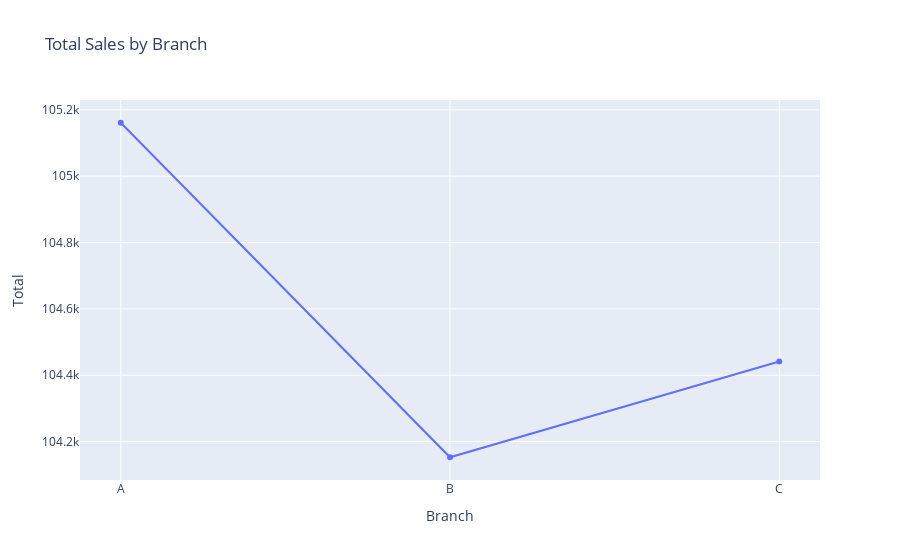

The code cell stored with this chart in its notebook:
### Markdown cell above
#### Branch vs Total

### Code cell
branch_total=df_filter.groupby("Branch")["Total"].sum().reset_index()
print(branch_total)
fig = px.line(branch_total, x="Branch", y="Total",markers = True, title="Total Sales by Branch")

# Show the plot
fig.show()

### Figure 1 — Plotly figure (JSON) as saved in the notebook; plotly's stock layout.template omitted (floating-point values rounded to 4 significant figures)
{"data": [{"hovertemplate": "Branch=%{x}<br>Total=%{y}<extra></extra>", "legendgroup": "", "line": {"color": "#636efa", "dash": "solid"}, "marker": {"symbol": "circle"}, "mode": "markers+lines", "name": "", "orientation": "v", "showlegend": false, "type": "scatter", "x": ["A", "B", "C"], "xaxis": "x", "y": [105200.0, 104200.0, 104400.0], "yaxis": "y"}], "layout": {"autosize": true, "legend": {"tracegroupgap": 0}, "title": {"text": "Total Sales by Branch"}, "xaxis": {"anchor": "y", "autorange": true, "domain": [0, 1], "range": [-0.121, 2.121], "title": {"text": "Branch"}, "type": "category"}, "yaxis": {"anchor": "x", "autorange": true, "domain": [0, 1], "range": [104100.0, 105200.0], "title": {"text": "Total"}, "type": "linear"}}}
